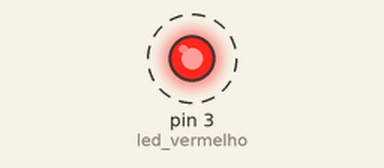
Recording of a sketch running on a simulated Arduino Uno, built with avr-gcc and run on an emulated ATmega328P. Shown: output pins drawn as LEDs (lit = HIGH). Dashed ring = blinking.

Above: at 0.5 s.
Timing chart, 0 to 4.6 s (numbered marks = the images above):
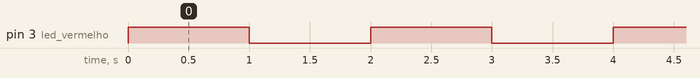

The sketch:

led.ino
```cpp
int led_vermelho = 3;
//int led_verde =4;
void setup()
{
  pinMode(led_vermelho, OUTPUT);
 // pinMode(led_verde, OUTPUT);
}

void loop()
{
  	digitalWrite(led_vermelho, HIGH);
 	  //digitalWrite(led_verde,LOW);
  	delay(1000);
  	//digitalWrite(led_verde,HIGH);
  	digitalWrite(led_vermelho,LOW);
  	delay(1000);

}
```

Measured:
- by itself, pin 3 (led_vermelho): alternates HIGH for 1.0 s and LOW for 1.0 s
